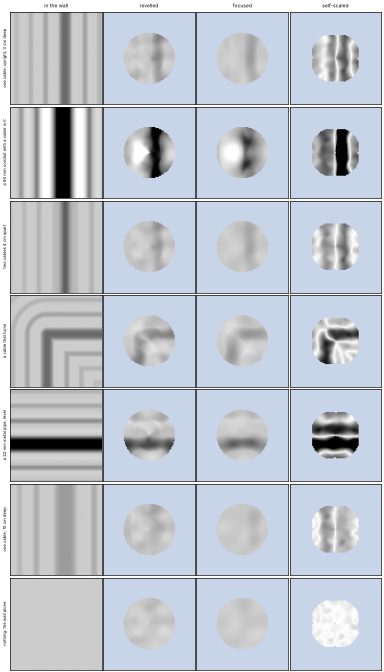

Write Python code to recreate this figure.
"""The principle without a shared clock: every receiver on its own crystal. Level 4.

What a receiver gives without a common clock: for every frame the channel it measured, whose phase
is worthless — each chip's oscillator runs at its own frequency, so the phase between two receivers
is new in every frame. What is left is the amplitude, if the gain is held fixed. This script makes
the reports as such a head would: each receiver's gain a few dB off, a random phase in every frame
for every receiver, and the sender's power and the room's fading changing from frame to frame by
a few dB, the same for all receivers. Then it draws the picture from the amplitudes alone, three ways:

  levelled      each frame set against the others on the same frame (the sender falls out); each
                receiver set against its own circle over a whole turn (its gain falls out)
  focused       the same, carried back through the wall as an in-line hologram: Iskra's own wave is
                the reference, so the change in amplitude is the part of the cable's wave in step with
                it, and that part can be focused without any phase of ours
  self-scaled   no levelling at all: in each receiver, the ratio of the upright frame to the level one, which
                follow each other within a millisecond at the same gain — the receiver's gain cancels

The wall, the head and the turn are picture.py's (the head of ten, the rod mid-way out).

Run: python3 nosync.py > nosync.out   (writes nosync.png)
"""
import math
import numpy as np
from scipy.ndimage import gaussian_filter
import picture as p

def reports(fields, kind='mid', seed=5):
    cx, cy, phi = p.poses(kind, 1)
    px, py, S, M = p.measure(fields, cx, cy, phi, uncalibrated=True)
    rng = np.random.default_rng(seed); n, m = S.shape
    for V in (S, M):                                   # no shared clock: a new phase in every frame, every receiver
        V *= np.exp(1j * rng.uniform(0, 2 * np.pi, (n, m)))
        V *= 10 ** (rng.normal(0, 2, (n, 1)) / 20)     # the sender and the room, the same for all on a frame
    return phi, np.abs(S), np.abs(M)                   # only the amplitudes are kept

def placed(phi, kind='mid'):
    c, s = np.cos(phi)[:, None], np.sin(phi)[:, None]
    q = p.AXIS[kind]; lx, ly = q * math.cos(p.ROD_AT), q * math.sin(p.ROD_AT)
    hx, hy = p.HEAD_XY[:, 0] - lx, p.HEAD_XY[:, 1] - ly
    return c * hx - s * hy, s * hx + c * hy, phi[:, None] + p.HEAD_PSI

def levelled(fields, depth=None):
    phi, A, B = reports(fields)
    px, py, psi = placed(phi)
    S, M = p.level(psi, A.astype(complex), B.astype(complex), phase=False)
    a, b, c, seen = p.fit(px, py, psi, S, M, phase=False)
    if depth:
        a, b, c = p.focus(a, b, c, seen, depth)
    img = p.darker(a, b, c); img[~seen] = np.nan
    return img

def self_scaled(fields):
    """log(|S| / |M|) in each receiver, against what a bare wall would give (|cot psi|), weighted
    where both senders reach the patch; the common factor of the two senders taken out by the median."""
    phi, A, B = reports(fields)
    px, py, psi = placed(phi)
    w = np.sin(2 * psi) ** 2
    with np.errstate(divide='ignore', invalid='ignore'):
        q = np.log(A / B) - np.log(np.abs(np.cos(psi) / np.sin(psi)))
    q = np.where(w > 0.1, q, 0.0)
    q -= np.median(q[w > 0.5])
    i = np.rint((py + p.HALF) / p.PX).astype(int); j = np.rint((px + p.HALF) / p.PX).astype(int)
    ok = (i >= 0) & (i < p.NG) & (j >= 0) & (j < p.NG) & (w > 0.1); idx = (i * p.NG + j)[ok]
    g = lambda v: gaussian_filter(np.bincount(idx, v[ok], p.NG * p.NG).reshape(p.NG, p.NG), 2.0)
    W = g(w); img = -8.686 * np.abs(g(w * q) / (W + 1e-9))   # a dip in either sender shows dark
    img[W < 0.05 * W.max()] = np.nan
    return img

if __name__ == '__main__':
    import matplotlib; matplotlib.use('Agg'); import matplotlib.pyplot as plt
    g = p.grain()
    deep = ('one cable, 10 cm deep', [dict(line=[(0.04, -0.4), (0.04, 0.4)], a=p.CABLE, d=0.10)])
    scenes = list(p.SCENES[:5]) + [deep, p.SCENES[5]]
    ways = [('levelled', lambda f, d: levelled(f)), ('focused', lambda f, d: levelled(f, d)), ('self-scaled', lambda f, d: self_scaled(f))]
    print('no shared clock: amplitudes only; gains 3 dB off, a random phase every frame for every receiver,')
    print('the sender and the room changing 2 dB from frame to frame; the head of ten turned once about the rod mid-way out')
    print('how far the object stands out / the spread of the rest, dB')
    print(f'  {"":38s}' + ''.join(f'{w:>16s}' for w, _ in ways))
    fig, axs = plt.subplots(len(scenes), 4, figsize=(6.4, 1.6 * len(scenes)), dpi=60)
    ext = [-p.HALF * 100, p.HALF * 100] * 2
    for r, (name, objs) in enumerate(scenes):
        fields = tuple(p.seen_by_a_patch(f * g) for f in p.tensor(objs))
        a, b, c = p.tensor(objs)
        axs[r, 0].imshow(p.darker(a[::2, ::2], b[::2, ::2], c[::2, ::2]), cmap='gray', vmin=-8, vmax=2, origin='lower', extent=ext)
        axs[r, 0].set_ylabel(name, fontsize=5)
        d = objs[0]['d'] if objs else 0.03
        line = f'  {name:38s}'
        for k, (word, fn) in enumerate(ways):
            img = fn(fields, d)
            lo, hi = (-8, 2) if word != 'self-scaled' else (-4, 0)
            axs[r, k + 1].imshow(img, cmap='gray', vmin=lo, vmax=hi, origin='lower', extent=ext)
            axs[r, k + 1].set_facecolor('#c8d4e8')
            if r == 0:
                axs[r, k + 1].set_title(word, fontsize=6)
            o, s = p.stands_out(img, objs)
            line += f'{o:+8.1f} /{s:4.1f}  '
        print(line)
    for ax in axs.flat:
        ax.set_xticks([]); ax.set_yticks([])
    axs[0, 0].set_title('in the wall', fontsize=6)
    fig.tight_layout(pad=0.3); fig.savefig('nosync.png')
